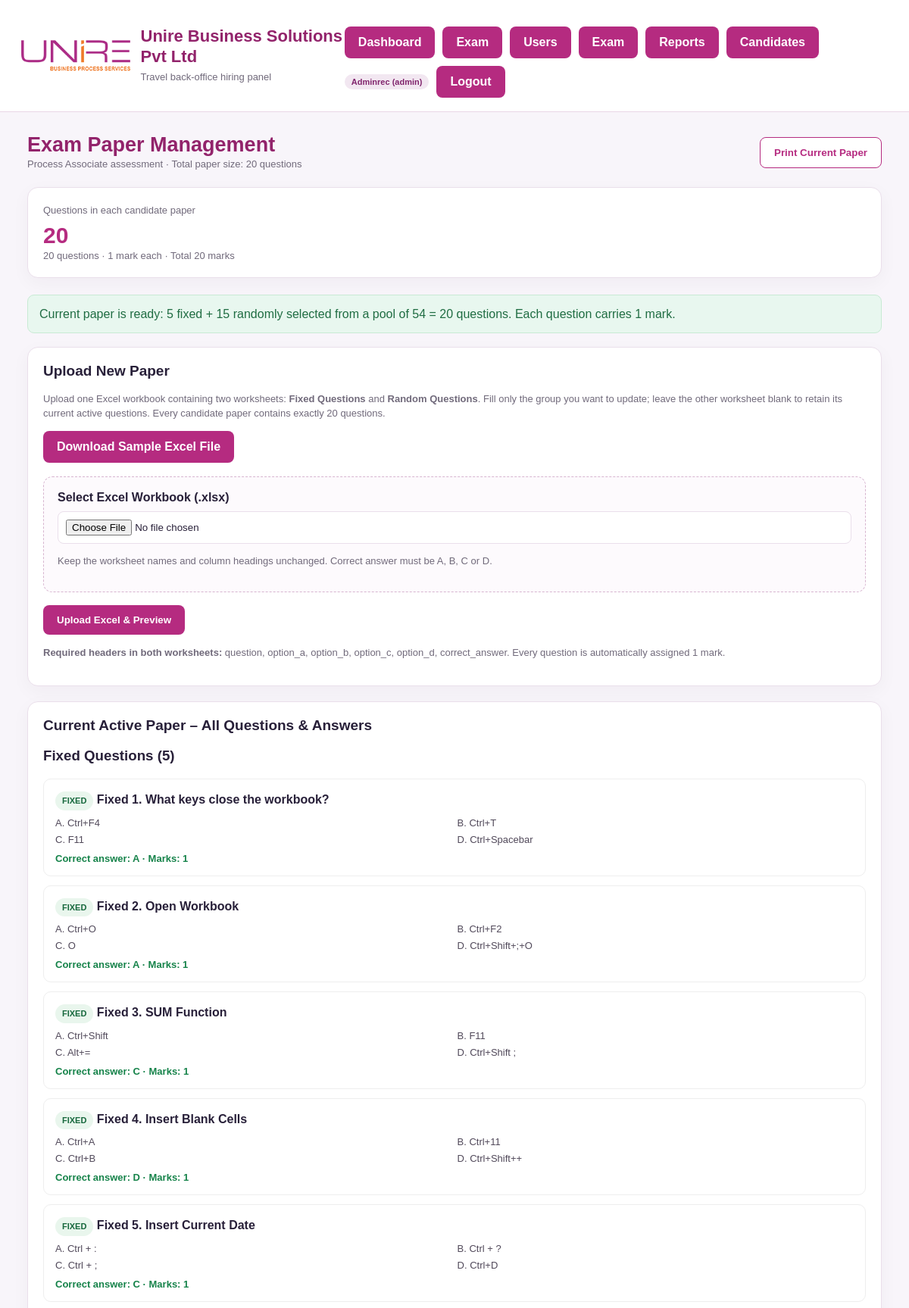
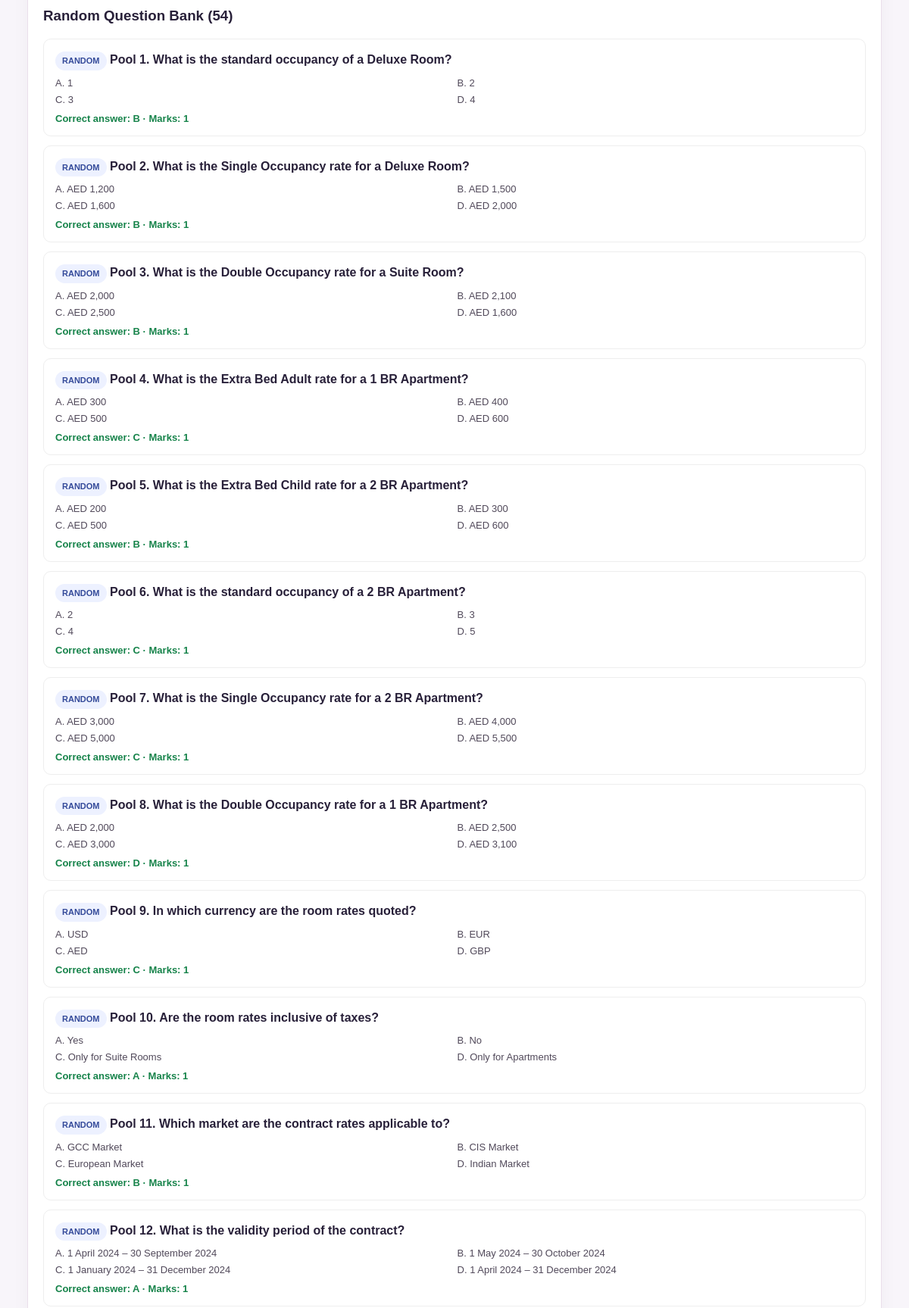
Screenshot of /exam_paper_management.php (signed in, upper part) with the database file from the repository (2 pictures, top to bottom).
### tables this page shows
CREATE TABLE `exam_questions` (
  `id` int(10) UNSIGNED NOT NULL,
  `exam_type` varchar(50) NOT NULL DEFAULT 'process_associate',
  `question_group` enum('fixed','random') NOT NULL DEFAULT 'random',
  `question` text NOT NULL,
  `option_a` varchar(500) NOT NULL,
  `option_b` varchar(500) NOT NULL,
  `option_c` varchar(500) NOT NULL,
  `option_d` varchar(500) NOT NULL,
  `correct_answer` enum('A','B','C','D') NOT NULL,
  `marks` decimal(5,2) NOT NULL DEFAULT 1.00,
  `is_active` tinyint(1) NOT NULL DEFAULT 1,
  `created_at` timestamp NULL DEFAULT current_timestamp(),
  `updated_at` timestamp NULL DEFAULT current_timestamp() ON UPDATE current_timestamp()
);

### app/helpers/auth.php (called while the page is built, shortened)
<?php
function h($value) {
    return htmlspecialchars((string)$value, ENT_QUOTES, 'UTF-8');
}

### public/exam_paper_management.php (the view, shortened to what this page needs)
<?php
require_once __DIR__ . '/../app/helpers/auth.php';
$pdo = Database::connect();
$pdo->setAttribute(PDO::ATTR_ERRMODE, PDO::ERRMODE_EXCEPTION);
$stmt = $pdo->prepare("
    SELECT id, question_group, question, option_a, option_b, option_c, option_d,
           correct_answer, marks, created_at
    FROM exam_questions
    WHERE exam_type = ?
      AND is_active = 1
    ORDER BY FIELD(question_group, 'fixed', 'random'), id ASC
");
$stmt->execute([EXAM_TYPE]);
$currentQuestions = $stmt->fetchAll(PDO::FETCH_ASSOC);
$currentFixed = array_values(array_filter(
    $currentQuestions,
    static fn($q) => $q['question_group'] === 'fixed'
));
$currentRandom = array_values(array_filter(
    $currentQuestions,
    static fn($q) => $q['question_group'] === 'random'
));
$currentFixedCount = count($currentFixed);
$currentRandomPoolCount = count($currentRandom);
$currentRandomNeeded = max(0, PAPER_TOTAL - $currentFixedCount);
$currentReady = $currentFixedCount <= PAPER_TOTAL
    && count($currentQuestions) >= PAPER_TOTAL
    && $currentRandomPoolCount >= $currentRandomNeeded;
?>
<?php
include __DIR__ . '/../app/views/layouts/header.php';
?>
<main class="container">
    <div class="page-head">
        <div>
            <h1>Exam Paper Management</h1>
            <div class="muted">Process Associate assessment · Total paper size: <?= PAPER_TOTAL ?> questions</div>
        </div>
        <button class="btn secondary no-print" type="button" onclick="window.print()">Print Current Paper</button>
    </div>
    <section class="cards" style="grid-template-columns:1fr">
        <div class="card stat">
            <span>Questions in each candidate paper</span>
            <strong><?= PAPER_TOTAL ?></strong>
            <span>20 questions · 1 mark each · Total 20 marks</span>
        </div>
    </section>
    <?php if (!$currentReady && $currentQuestions): ?>
        <div class="notice error">Current active question bank has fewer than 20 usable questions. Please upload more
            questions.</div>
    <?php elseif (!$currentQuestions): ?>
        <div class="notice error">No active paper is available yet. Upload either or both files. The combined question bank
            must contain at least 20 questions.</div>
    <?php else: ?>
        <div class="notice success">Current paper is ready: <?= $currentFixedCount ?> fixed + <?= $currentRandomNeeded ?>
            randomly selected from a pool of <?= $currentRandomPoolCount ?> = 20 questions. Each question carries 1 mark.
        </div>
    <?php endif; ?>
    <section class="panel upload-panel no-print">
        <h2>Upload New Paper</h2>
        <p class="muted">Upload one Excel workbook containing two worksheets: <strong>Fixed Questions</strong> and
            <strong>Random Questions</strong>. Fill only the group you want to update; leave the other worksheet blank
            to retain its current active questions. Every candidate paper contains exactly 20 questions.
        </p>
        <div class="actions" style="margin:12px 0 18px">
            <a class="btn btn-secondary" href="uploads/Sample_exam/UNIRE_Exam_Questions_Sample.xlsx" download>Download
                Sample Excel File</a>
        </div>
        <form method="post" enctype="multipart/form-data">
            <div class="upload-box">
                <label for="paper_file">Select Excel Workbook (.xlsx)</label>
                <input type="file" id="paper_file" name="paper_file" accept=".xlsx" required>
                <p class="muted">Keep the worksheet names and column headings unchanged. Correct answer must be A, B, C
                    or D.</p>
            </div>
            <div class="actions"><button class="btn" type="submit">Upload Excel &amp; Preview</button></div>
        </form>
        <p class="muted" style="margin-top:14px"><strong>Required headers in both worksheets:</strong> question,
            option_a, option_b, option_c, option_d, correct_answer. Every question is automatically assigned 1 mark.</p>
    </section>
    <section class="panel">
        <h2>Current Active Paper – All Questions & Answers</h2>
        <?php if (!$currentQuestions): ?>
            <p class="muted">No active questions found.</p>
        <?php else: ?>
            <?php foreach (['fixed' => $currentFixed, 'random' => $currentRandom] as $group => $items): ?>
                <h3><?= $group === 'fixed' ? 'Fixed Questions' : 'Random Question Bank' ?> (<?= count($items) ?>)</h3>
                <?php foreach ($items as $i => $q): ?>
                    <div class="question">
                        <div class="question-title">
                            <span class="pill <?= h($group) ?>"><?= strtoupper($group) ?></span>
                            <?= $group === 'fixed' ? 'Fixed ' . ($i + 1) : 'Pool ' . ($i + 1) ?>.
                            <?= h($q['question']) ?>
                        </div>
                        <div class="options">
                            <div>A. <?= h($q['option_a']) ?></div>
                            <div>B. <?= h($q['option_b']) ?></div>
                            <div>C. <?= h($q['option_c']) ?></div>
                            <div>D. <?= h($q['option_d']) ?></div>
                        </div>
                        <div class="answer">Correct answer: <?= h($q['correct_answer']) ?> · Marks: 1</div>
                    </div>
                <?php endforeach; ?>
            <?php endforeach; ?>
        <?php endif; ?>
    </section>
</main>

### public/assets/css/style.css (style rules this page uses)
:root { --bg: #f5f2f8; --surface: #ffffff; --surface-2: #f8f4fa; --border: #ead6e7; --text: #2d2340; --muted: #6f6781; --primary: #b5338a; --primary-dark: #8f246c; --accent: #f3c7df; --danger: #c03b5f; --success: #2e8b57; --warning: #c46a00; --shadow: 0 12px 30px rgba(155, 85, 133, .12); --radius: 20px }
body { margin: 0; font-family: Arial, Helvetica, sans-serif; background: linear-gradient(180deg, #fff, #f5f2f8 25%, #f8eef5); color: var(--text) }
a { text-decoration: none; color: inherit }
.container { max-width: 1400px; margin: 0 auto; padding: 28px }
.card { background: var(--surface); border: 1px solid var(--border); border-radius: var(--radius); padding: 18px; box-shadow: var(--shadow); }
.btn { display: inline-flex; align-items: center; justify-content: center; gap: 8px; padding: 12px 18px; background: var(--primary); color: #fff; border: none; border-radius: 14px; cursor: pointer; font-weight: 700 }
.actions { display: flex; align-items: center; gap: 12px; flex-wrap: wrap }
.pill, .badge { display: inline-flex; align-items: center; padding: 8px 12px; border-radius: 999px; background: #f6e0ef; color: var(--primary); font-size: 12px; font-weight: 700 }
.notice { padding: 14px 16px; border-radius: 14px; margin-bottom: 16px }
.notice.success { background: #e8f7ef; color: #206d43 }
.muted { color: var(--muted) }

### public/exam_paper_management.php (style rules this page uses)
:root { --pink: #b52b80; --pink2: #cf3d84; --ink: #282039; --muted: #716a7b; --line: #eadfeb; --bg: #f8f5fa; --green: #16834a; --red: #bd2638 }
* { box-sizing: border-box }
body { margin: 0; background: var(--bg); font-family: Arial, sans-serif; color: var(--ink) }
.container { max-width: 1200px; margin: 28px auto; padding: 0 18px }
.page-head { display: flex; justify-content: space-between; align-items: center; gap: 15px; flex-wrap: wrap; margin-bottom: 20px }
h1 { font-size: 27px; margin: 0; color: #92236b }
h2 { font-size: 19px; margin: 0 0 16px }
.muted { color: var(--muted); font-size: 13px; line-height: 1.5 }
.cards { display: grid; grid-template-columns: repeat(3, 1fr); gap: 14px; margin-bottom: 22px }
.card, .panel { background: #fff; border: 1px solid var(--line); border-radius: 14px; padding: 20px; box-shadow: 0 7px 24px rgba(50, 25, 55, .04) }
.stat strong { display: block; font-size: 30px; color: var(--pink); margin-top: 8px }
.stat span { font-size: 13px; color: var(--muted) }
.panel { margin-bottom: 20px }
.notice { padding: 13px 15px; border-radius: 9px; margin: 0 0 18px; line-height: 1.45 }
.success { background: #eaf7ef; color: #17683d; border: 1px solid #c8ead4 }
.upload-box { border: 1px dashed #d7b5d0; border-radius: 12px; padding: 18px; background: #fdfafd }
.upload-box label { display: block; font-weight: 700; margin-bottom: 9px }
.upload-box input { width: 100%; padding: 10px; background: #fff; border: 1px solid var(--line); border-radius: 8px }
.btn-secondary { display: inline-block; text-decoration: none; background: #fff; color: var(--pink); border: 1px solid var(--pink); padding: 10px 15px; border-radius: 8px; font-weight: 700 }
.btn { border: 0; border-radius: 8px; padding: 12px 18px; background: var(--pink); color: #fff; font-weight: 700; cursor: pointer; text-decoration: none; display: inline-block }
.btn.secondary { background: #fff; color: var(--pink); border: 1px solid var(--pink) }
.actions { display: flex; gap: 10px; flex-wrap: wrap; margin-top: 17px }
.pill { display: inline-block; padding: 4px 9px; border-radius: 30px; font-size: 11px; font-weight: 700; background: #f2e7f1; color: #81256d }
.pill.fixed { background: #e9f6ed; color: #17683d }
.pill.random { background: #edf1ff; color: #354b9a }
.question { border: 1px solid #eee; border-radius: 10px; padding: 15px; margin: 12px 0; background: #fff }
.question-title { font-weight: 700; margin-bottom: 9px; line-height: 1.5 }
.options { display: grid; grid-template-columns: 1fr 1fr; gap: 7px; color: #51495a; font-size: 13px }
.answer { margin-top: 10px; color: var(--green); font-weight: 700; font-size: 13px }

### rows the page displays
exam_questions: group "FIXED", question "What keys close the workbook?", option_a "Ctrl+F4", option_b "Ctrl+T", option_c "F11", option_d "Ctrl+Spacebar", correct_answer "A"
exam_questions: group "FIXED", question "Open Workbook", option_a "Ctrl+O", option_b "Ctrl+F2", option_c "O", option_d "Ctrl+Shift+;+O", correct_answer "A"
exam_questions: group "FIXED", question "SUM Function", option_a "Ctrl+Shift", option_b "F11", option_c "Alt+=", option_d "Ctrl+Shift ;", correct_answer "C"
exam_questions: group "FIXED", question "Insert Blank Cells", option_a "Ctrl+A", option_b "Ctrl+11", option_c "Ctrl+B", option_d "Ctrl+Shift++", correct_answer "D"
exam_questions: group "FIXED", question "Insert Current Date", option_a "Ctrl + :", option_b "Ctrl + ?", option_c "Ctrl + ;", option_d "Ctrl+D", correct_answer "C"
exam_questions: group "RANDOM", question "What is the standard occupancy of a Deluxe Room?", option_a "1", option_b "2", option_c "3", option_d "4", correct_answer "B"
exam_questions: group "RANDOM", question "What is the Single Occupancy rate for a Deluxe Room?", option_a "AED 1,200", option_b "AED 1,500", option_c "AED 1,600", option_d "AED 2,000", correct_answer "B"
exam_questions: group "RANDOM", question "What is the Double Occupancy rate for a Suite Room?", option_a "AED 2,000", option_b "AED 2,100", option_c "AED 2,500", option_d "AED 1,600", correct_answer "B"
exam_questions: group "RANDOM", question "What is the Extra Bed Adult rate for a 1 BR Apartment?", option_a "AED 300", option_b "AED 400", option_c "AED 500", option_d "AED 600", correct_answer "C"
exam_questions: group "RANDOM", question "What is the Extra Bed Child rate for a 2 BR Apartment?", option_a "AED 200", option_b "AED 300", option_c "AED 500", option_d "AED 600", correct_answer "B"
exam_questions: group "RANDOM", question "What is the standard occupancy of a 2 BR Apartment?", option_a "2", option_b "3", option_c "4", option_d "5", correct_answer "C"
exam_questions: group "RANDOM", question "What is the Single Occupancy rate for a 2 BR Apartment?", option_a "AED 3,000", option_b "AED 4,000", option_c "AED 5,000", option_d "AED 5,500", correct_answer "C"
exam_questions: group "RANDOM", question "What is the Double Occupancy rate for a 1 BR Apartment?", option_a "AED 2,000", option_b "AED 2,500", option_c "AED 3,000", option_d "AED 3,100", correct_answer "D"
exam_questions: group "RANDOM", question "In which currency are the room rates quoted?", option_a "USD", option_b "EUR", option_c "AED", option_d "GBP", correct_answer "C"
exam_questions: group "RANDOM", question "Are the room rates inclusive of taxes?", option_a "Yes", option_b "No", option_c "Only for Suite Rooms", option_d "Only for Apartments", correct_answer "A"
exam_questions: group "RANDOM", question "Which market are the contract rates applicable to?", option_a "GCC Market", option_b "CIS Market", option_c "European Market", option_d "Indian Market", correct_answer "B"
exam_questions: group "RANDOM", question "What is the validity period of the contract?", option_a "1 April 2024 – 30 September 2024", option_b "1 May 2024 – 30 October 2024", option_c "1 January 2024 – 31 December 2024", option_d "1 April 2024 – 31 December 2024", correct_answer "A"

### other values shown
$user['name'] "Adminrec"
$user['role'] "admin"
PAPER_TOTAL "20"
$currentFixedCount "5"
$currentRandomNeeded "15"
$currentRandomPoolCount "54"
count($items) "5"
count($items) "54"
